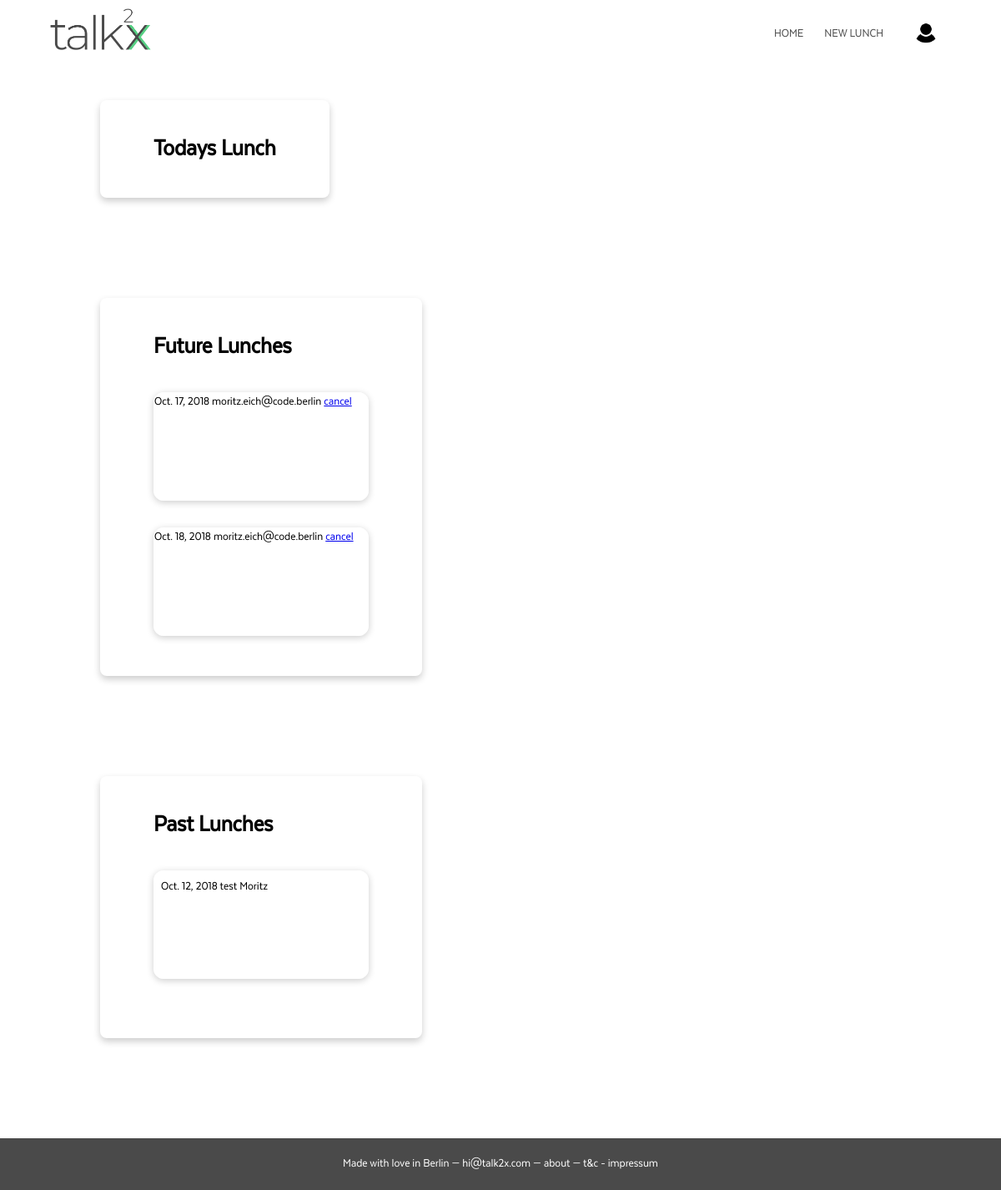
The app's page /home/ (signed in), older data.
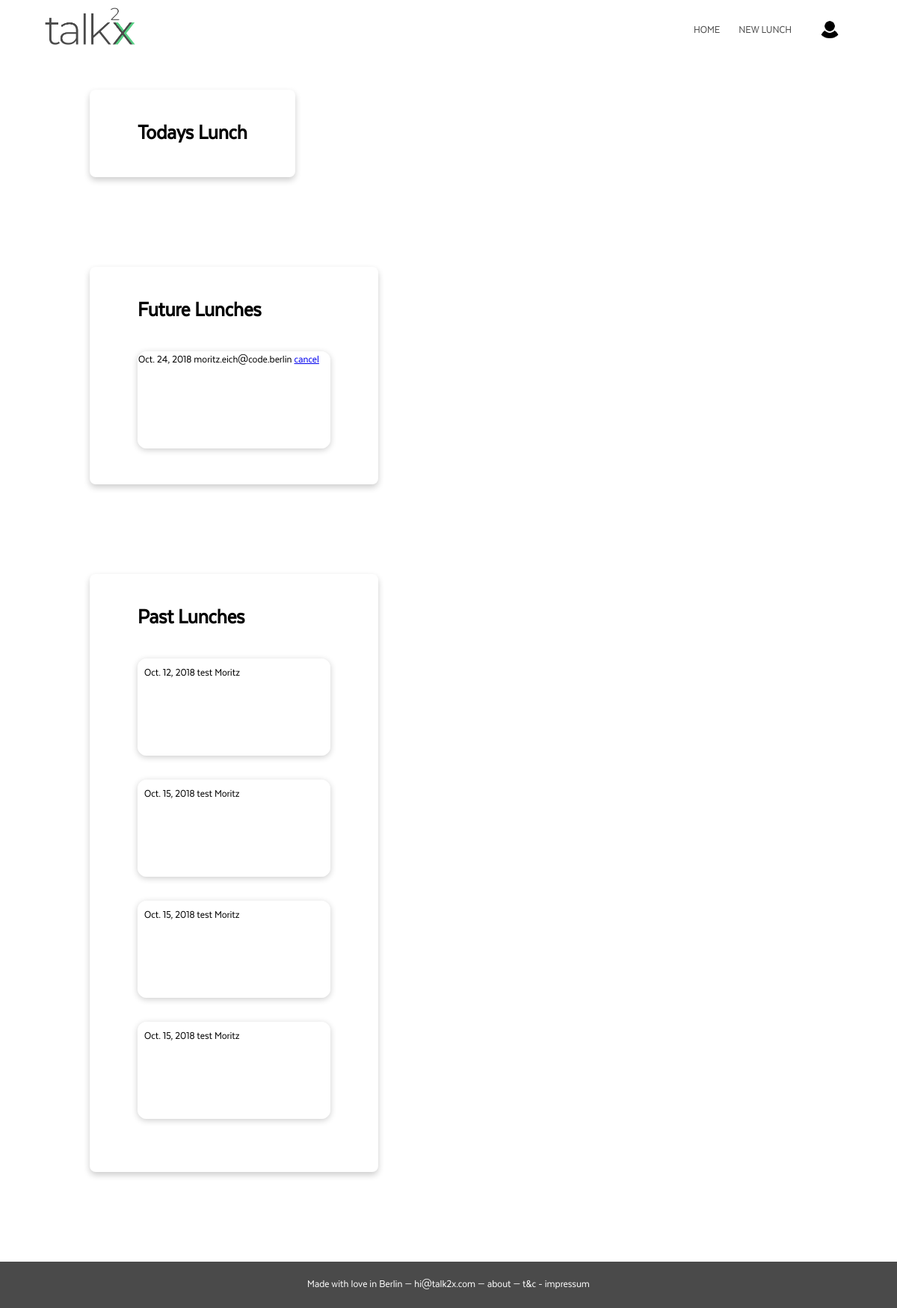
The same page, newer data.
### talk2x/models.py (models this page shows, shortened)
class FutureLunch(models.Model):
    user = models.ForeignKey(User, on_delete = models.CASCADE)
    date = models.DateField(validators=[validate_lunch_date])
    is_active = models.BooleanField(default = True)
    class Meta:
        unique_together = ('user', 'date')

class User(AbstractUser):
    email = models.EmailField(('email address'), unique=True, validators=[validate_code_mail])
    username = None
    USERNAME_FIELD = 'email'
    REQUIRED_FIELDS = []
    picture = models.ImageField(upload_to='users/', blank=True, null=True)
    meaning_of_life = models.CharField(max_length=100, default='meaning of life')
    DAY_CHOICES = (
        ('MONDAY', 'monday'),
        ('TUESDAY', 'tuesday'),
        ('WEDNESDAY', 'wednesday'),
        ('THURSDAY', 'thursday'),
        ('FRIDAY', 'friday'),
        ('EVERYDAY', 'everyday')
    )
    availabilty = models.CharField(max_length=10, choices=DAY_CHOICES, blank=True, null=True)
    subscribe_to_email = models.BooleanField(default = True)
    accepted_tc = models.BooleanField(default = False)
    slug =  models.SlugField(max_length = 30)
    objects = UserManager()
    def __str__(self):
        return self.email

class Lunch(models.Model):
    date = models.DateField()
    restaurant = models.ForeignKey(Restaurant, on_delete = models.CASCADE, null = True, blank = True)
    user = models.ManyToManyField(User)

### talk2x/views.py (the view)
# urls.py: 2. Add a URL to urlpatterns:  path('', views.home, name='home')
@login_required
def home(request):
    todaysLunch = None
    fl = FutureLunch.objects.filter(user__email=request.user)
    try:
        todaysLunch = FutureLunch.objects.get(date=date.today())
    except Exception as e:
        pass
    pl = Lunch.objects.filter(user=request.user)
    if todaysLunch is not None:
        fl = pl.exclude(id=todaysLunch.id)
        pl = pl.exclude(id=todaysLunch.id)
    context = { 'FutureLunch' : fl, 'PastLunch' : pl, 'todaysLunch' : todaysLunch }
    return render(request, 'home.html', context)

### talk2x/templates/home.html (shortened to what this page needs)
{% extends 'base.html' %}
{% load static %}
{% block style %}
  <link rel="stylesheet" href="{% static 'css/home.css' %}">
{% endblock %}
{% block nav %}
<nav>
  <ul>
    <li ><a href="/home">Home</a></li>
    <li ><a href="/lunch">new lunch</a></li>
    <div class="dropdown">
      <button class="dropbtn">
      <img id="nav-profile" src="{% static 'img/face.png' %}" alt="Your Face">
      </button>
    </div>
  </ul>
</nav>
{% endblock %}
{% block content %}
<div class="container">
  <div class="card">
    <h1>Todays Lunch</h1>
  </div>
</div>
<div class="container">
  <div class="card">
    <h1>Future Lunches</h1>
        {% for futurelunch in FutureLunch %}
        <div class="lunchcard">
          {{ futurelunch.date }}
          {{ futurelunch.user.email }}
          <a href="{% url 'cancel_lunch' futurelunch.id %}">cancel</a>
        </div>
        {% endfor %}
  </div>
</div>
<div class="container">
  <div class="card">
    <h1>Past Lunches</h1>
      {% for pastlunch in PastLunch %}
      <div class="lunchcard">
        <div class="lunchtext">
          {{ pastlunch.date }}
          {% for user in pastlunch.user.all %}
          {{ user.first_name }}
          {% endfor %}
        </div>
      </div>
      {% endfor %}
    </div>
  </div>
{% endblock %}

Row changes from the older to the newer data that the page shows:
removed FutureLunch: date "Oct. 17, 2018", user.email "moritz.eich@code.berlin"
removed FutureLunch: date "Oct. 18, 2018", user.email "moritz.eich@code.berlin"
added FutureLunch: date "Oct. 24, 2018", user.email "moritz.eich@code.berlin"
added Lunch: date "Oct. 15, 2018", User (first_name "test"), User (first_name "Moritz")
added Lunch: date "Oct. 15, 2018", User (first_name "test"), User (first_name "Moritz")
added Lunch: date "Oct. 15, 2018", User (first_name "test"), User (first_name "Moritz")
